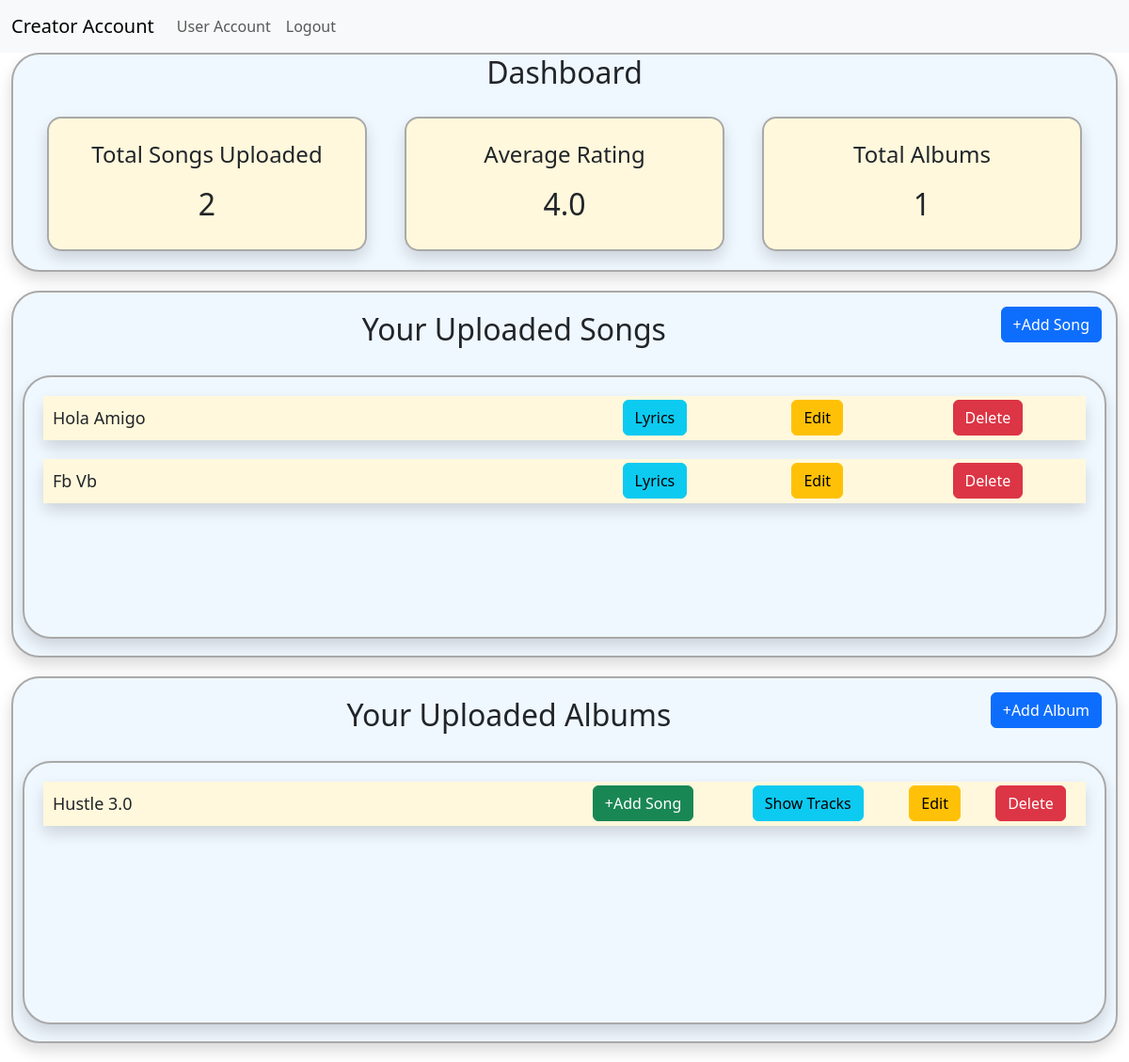
The app's page /home/1/creator_account, older data.
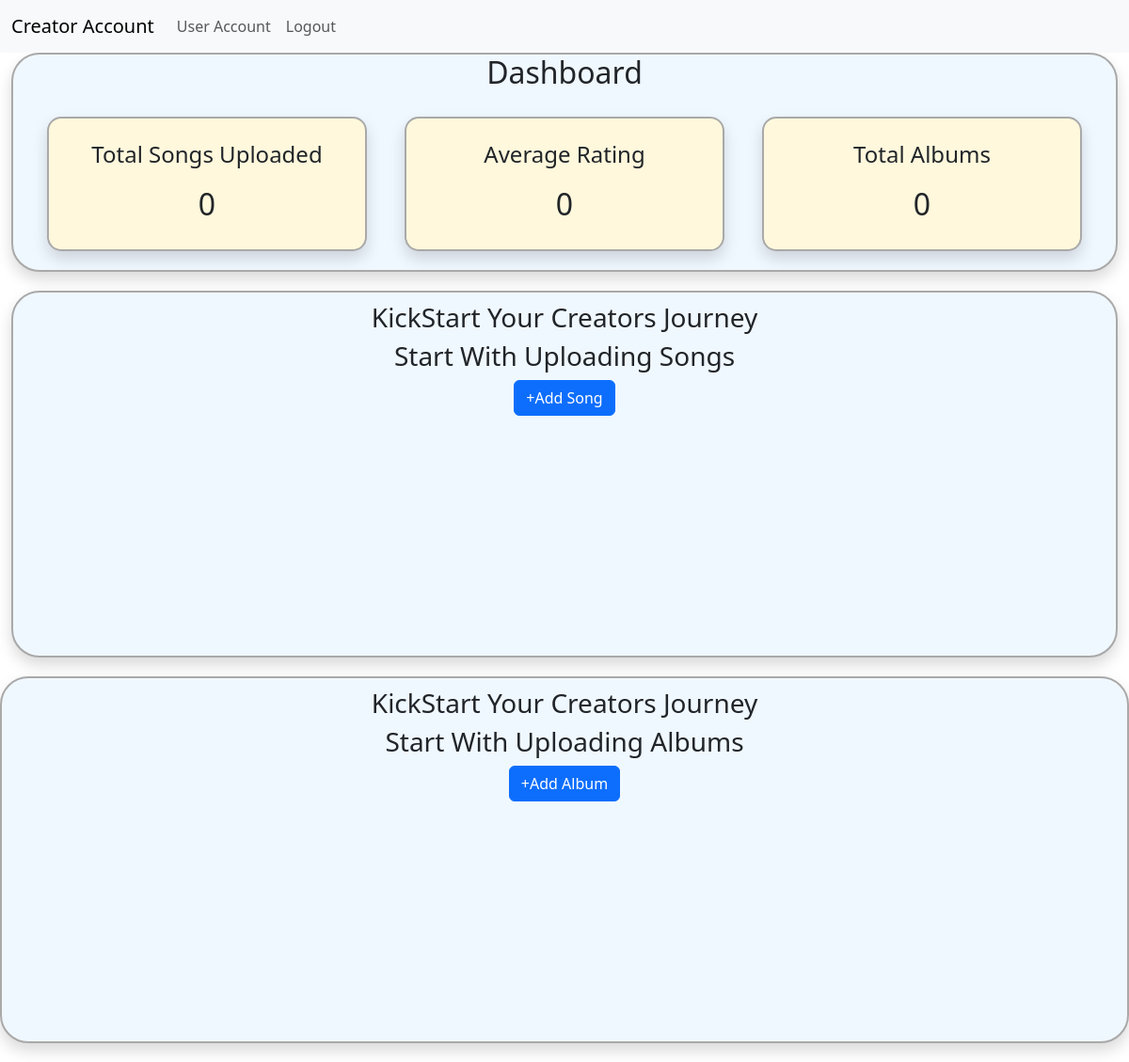
The same page, newer data.
### model1.py (models this page shows, shortened)
class Song(db.Model):
    song_id = db.Column(db.Integer, primary_key=True)
    song_name = db.Column(db.String(100), nullable=False)
    song_artist = db.Column(db.String(100))
    song_language = db.Column(db.String(30))
    song_genre = db.Column(db.String(50))
    song_lyrics = db.Column(db.Text())   # variable string size
    song_duration = db.Column(db.Integer)  # in seconds
    release_date = db.Column(db.String(20))
    creator_id = db.Column(db.Integer, db.ForeignKey("user.user_id"), nullable=False)
    album_id = db.Column(db.Integer, db.ForeignKey("album.album_id") ,default=None)
    song_path = db.Column(db.String(255),default=None)
    song_thumbnail = db.Column(db.String(255),default=None)
    song_play_count = db.Column(db.Integer, default=0)
    song_flag = db.Column(db.Boolean,default=False)
    song_avg_rating = db.Column(db.Float(), default=0) # included later during devlopement
    creator = db.relationship("User", backref="songs")
    ratings= db.relationship("Rating",backref="song",cascade="all, delete")
    playlists = db.relationship("Playlist_Songs",backref="song",cascade="all, delete")

class Album(db.Model):
    album_id = db.Column(db.Integer, primary_key=True)
    album_name = db.Column(db.String(100), nullable=False)
    album_genre = db.Column(db.String(50))
    album_artist = db.Column(db.String(100))
    creator_id = db.Column(db.Integer, db.ForeignKey("user.user_id"))
    album_thumbnail = db.Column(db.String(255))
    album_flag = db.Column(db.Boolean,default=False)
    songs = db.relationship("Song", backref="albums",cascade="all, delete")
    creator = db.relationship("User", backref="albums")

### app.py (the view)
@app.route("/home/<int:u_id>/creator_account", methods=["GET", "POST"])
def creator_account(u_id):
    user = User.query.get(u_id)
    songs = Song.query.filter_by(creator_id=u_id).all()
    albums = Album.query.filter_by(creator_id=u_id).all()
    avg_rating=0
    sum_ratings=0
    if songs:
        for song in songs :
            sum_ratings += song.song_avg_rating
        avg_rating=round(sum_ratings/len(songs),1)
    if request.method == "GET":
        if user.user_role_id == 1:
            return render_template("creator_account.html", user=user, songs=songs, albums=albums,avg_rating=avg_rating)
        else:
            return render_template("register_creator_form.html", user=user)
    if request.method == "POST":
        user.user_role_name = "creator"
        user.user_role_id = 1
        db.session.commit()
        return redirect("/home/{}/creator_account".format(u_id))

### app.py (called while the page is built)
@app.context_processor
def search_processor():
    return {'searched': request.form.get("searched")}

### templates/creator_account.html (shortened to what the changed rows need)
<!DOCTYPE html>
<html lang="en">
<head>
    <link href="https://cdn.jsdelivr.net/npm/bootstrap@5.3.2/dist/css/bootstrap.min.css" rel="stylesheet"
 />
</head>
<body>
    {% extends 'creator_navbar.html' %}
    {% block content %}
    <div class="container-fluid">
        <div class="dashboard shadow">
            <h2>Dashboard</h2>
            <div class="container text-center">
                <div class="row">
                    <div class="col shadow" id="dashboard-1">
                        <p style="font-size:x-large;">Total Songs Uploaded</p>
                        <h2>{{songs|length}}</h2>
                    </div>
                    <div class="col shadow" id="dashboard-1">
                        <p style="font-size:x-large;">Average Rating</p>
                        <h2>{{avg_rating}}</h2>
                    </div>
                    <div class="col shadow" id="dashboard-1">
                        <p style="font-size:x-large;">Total Albums </p>
                        <h2>{{albums|length}}</h2>
                    </div>
                </div>
            </div>
        </div>
        <div class="songs shadow">
            {% if songs|length == 0 %}
            <div style="text-align: center;">
                <h3>KickStart your creators journey</h3>
                <h3>start with uploading songs</h3>
                <a class="btn btn-primary" href="/add_song/{{user.user_id}}" type="button">+Add Song</a>
            </div>
            {% else %}
            <div style="font-size:xx-large" class="songs-heading">
                <span style="font-weight:500">your uploaded songs</span>
               <a style="text-align:right; float:inline-end" class="btn btn-primary" href="/add_song/{{user.user_id}}" type="button">+Add Song</a>
            </div>
            <div class="song1 shadow">
                        {% for song in songs %}
                        <div class="song shadow rounded-3">
                            <table bgcolor="cornsilk" class="song-table">
                            <tr >
                                <td style="text-align: left;padding:10px;font-size:large;width:50%">{{song.song_name}}</td>
                                <td>
                                    <a class="btn btn-info"
                                        href="/creator_song_lyrics/{{user.user_id}}/{{song.song_id}}"
                                        type="button">Lyrics</a>
                                </td>
                                <td>
                                    <a class="btn btn-warning" type="button"
                                        href="/edit_song/{{user.user_id}}/{{song.song_id}}">Edit</a>
                                </td>
                                <td>
                                    <a class="btn btn-danger" type="button"
                                        href="/delete_song/{{user.user_id}}/{{song.song_id}}">delete</a>
                                </td>
                            </tr>
                        </table>
                        </div>
                        {% endfor %}
                {% endif %}
            </div>
        </div>
        <div class="songs shadow ">
            {% if albums|length == 0 %}
            <div style="text-align: center;">
                <h3>KickStart your creators journey</h3>
                <h3>start with uploading Albums</h3>
                <a class="btn btn-primary" href="/add_album/{{user.user_id}}" type="button">+Add Album</a>
            </div>
            {% else %}
            <div style="font-size:xx-large" class="songs-heading ">
                <span style="font-weight:500">your uploaded Albums</span>
               <a style="text-align:right; float:inline-end" class="btn btn-primary" href="/add_album/{{user.user_id}}" type="button">+Add Album</a>
            </div>
            <div class="song1 shadow">
                        {% for album in albums %}
                        <div class="song shadow">
                            <table bgcolor="cornsilk" class="song-table">
                            <tr >
                                <td style="text-align: left;padding:10px;font-size:large;width:50%">{{album.album_name}}</td>
                                <td>
                                    <a class="btn btn-success" href="/add_album_song/{{user.user_id}}/{{album.album_id}}" type="button">+Add Song</a>
                                </td>
                                <td>
                                    <a class="btn btn-info"
                                        href="/creator_album_songs/{{user.user_id}}/{{album.album_id}}"
                                        type="button">Show Tracks</a>
                                </td>
                                <td>
                                    <a class="btn btn-warning" type="button"
                                        href="/edit_album/{{user.user_id}}/{{album.album_id}}">Edit</a>
                                </td>
                                <td>
                                    <a class="btn btn-danger" type="button"
                                        href="/delete_album/{{user.user_id}}/{{album.album_id}}">delete</a>
                                </td>
                            </tr>
                        </table>
                        </div>
                        {% endfor %}
                {% endif %}
            </div>
        </div>
    </div>
    {% endblock %}

Row changes from the older to the newer data that the page shows:
removed Song: song_name "Hola Amigo"
removed Song: song_name "Fb Vb"
removed Album: album_name "Hustle 3.0"
Text that changed along with them:
{{ songs|length }}: "2" → "0"
{{ avg_rating }}: "4.0" → "0"
{{ albums|length }}: "1" → "0"
text no longer shown: "Your Uploaded Songs Your Uploaded Albums"
text now shown: "KickStart Your Creators Journey Start With Uploading Songs KickStart Your Creators Journey Start With Uploading Albums"
